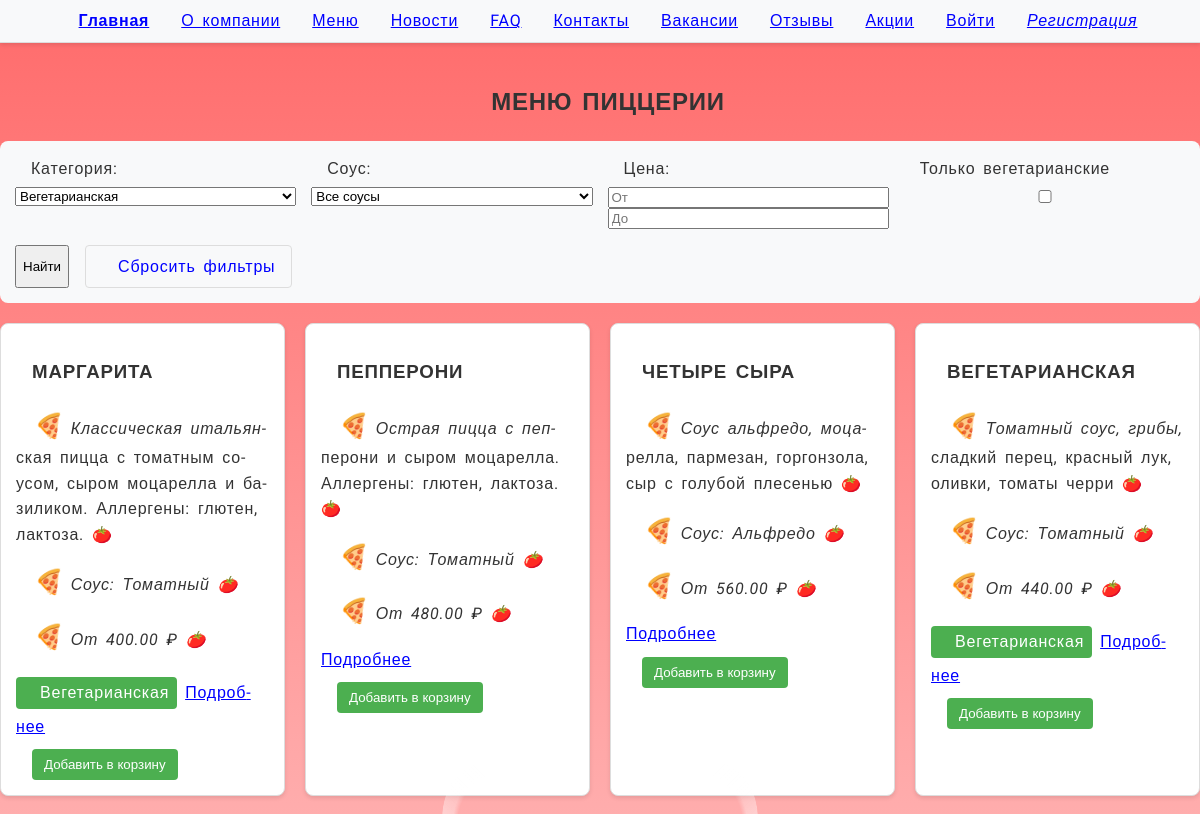
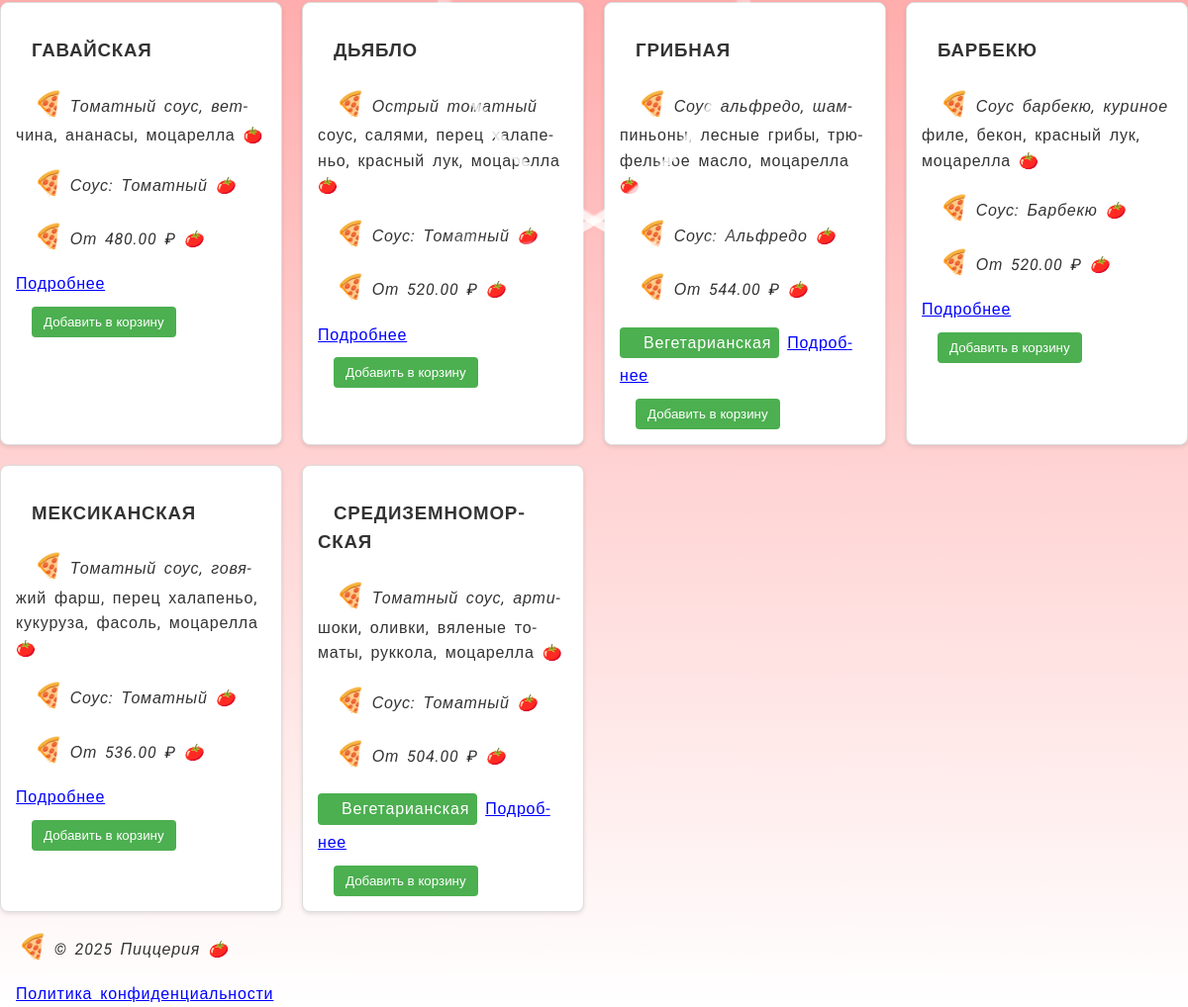
The app's page /menu/ with its own data (2 pictures, top to bottom).
### pizza/models.py (models this page shows, shortened)
class Pizza(models.Model):
    name = models.CharField(max_length=100, verbose_name="Название")
    description = models.TextField(verbose_name="Описание")
    category = models.ForeignKey(PizzaCategory, on_delete=models.SET_NULL, null=True, verbose_name="Категория")
    sauce = models.CharField(max_length=100, verbose_name="Соус")
    is_vegan = models.BooleanField(default=False, verbose_name="Вегетарианская")
    ingredients = models.ManyToManyField(Ingredient, verbose_name="Ингредиенты")
    allergens = models.ManyToManyField(Allergen, verbose_name="Аллергены")
    available_sizes = models.ManyToManyField(PizzaSize, through='PizzaPricing', verbose_name="Доступные размеры")
    image = models.ImageField(upload_to='pizzas/', null=True, blank=True, verbose_name="Изображение")  # добавлено поле для фото
    def get_base_price(self):
        pricing = self.pizzapricing_set.order_by('price').first()
        return pricing.price if pricing else None

class PizzaPricing(models.Model):
    pizza = models.ForeignKey(Pizza, on_delete=models.CASCADE)
    size = models.ForeignKey(PizzaSize, on_delete=models.CASCADE)
    price = models.DecimalField(max_digits=6, decimal_places=2, verbose_name="Цена")
    class Meta:
        unique_together = ('pizza', 'size')

### pizza/views.py (the view)
# urls.py: path('menu/', MenuView.as_view(), name='menu'),
class MenuView(ListView):
    model = Pizza
    template_name = 'pizza/menu.html'
    context_object_name = 'pizzas'
    def get_queryset(self):
        queryset = Pizza.objects.all()
        category = self.request.GET.get('category')
        sauce = self.request.GET.get('sauce')
        is_vegan = self.request.GET.get('is_vegan')
        min_price = self.request.GET.get('min_price')
        max_price = self.request.GET.get('max_price')
        if category:
            queryset = queryset.filter(category_id=category)
        if sauce:
            queryset = queryset.filter(sauce=sauce)
        if is_vegan:
            queryset = queryset.filter(is_vegan=True)
        if min_price:
            queryset = queryset.filter(pizzapricing__price__gte=min_price)
        if max_price:
            queryset = queryset.filter(pizzapricing__price__lte=max_price)
        logger.debug(f'Menu filter params: category={category}, sauce={sauce}, is_vegan={is_vegan}, price={min_price}-{max_price}')
        return queryset.distinct()
    def get_context_data(self, **kwargs):
        context = super().get_context_data(**kwargs)
        context['categories'] = PizzaCategory.objects.all()
        context['sauces'] = Pizza.objects.values_list('sauce', flat=True).distinct()
        context['selected_category'] = self.request.GET.get('category')
        context['selected_sauce'] = self.request.GET.get('sauce')
        context['is_vegan'] = self.request.GET.get('is_vegan')
        context['min_price'] = self.request.GET.get('min_price')
        context['max_price'] = self.request.GET.get('max_price')
        return context

### pizza/templates/pizza/menu.html (shortened to what this page needs)
{% extends 'pizza/base.html' %}
{% load static %}
{% block content %}
<div class="container">
    <h2>Меню пиццерии</h2>
    <form method="get" class="filter-form">
        <div class="filters">
            <div class="filter-group">
                <label>Категория:</label>
                <select name="category">
                    <option value=""selected>Вегетарианская</option>
                </select>
            </div>
            <div class="filter-group">
                <label>Соус:</label>
                <select name="sauce">
                    <option value="">Все соусы</option>
                </select>
            </div>
            <div class="filter-group">
                <label>Цена:</label>
                <input type="number" name="min_price" placeholder="От" value="{{ min_price }}">
                <input type="number" name="max_price" placeholder="До" value="{{ max_price }}">
            </div>
            <div class="filter-group">
                <label>Только вегетарианские</label>
                <input type="checkbox" name="is_vegan" {% if is_vegan %}checked{% endif %}>
            </div>
        </div>
        <div class="submit-group">
            <button type="submit">Найти</button>
            <a href="{% url 'pizza:menu' %}" class="reset-button">Сбросить фильтры</a>
        </div>
    </form>
    <div class="pizza-grid">
        {% for pizza in pizzas %}
        <div class="pizza-card">
            <h3>{{ pizza.name }}</h3>
            <p>{{ pizza.description }}</p>
            <p>Соус: {{ pizza.sauce }}</p>
            <p>От {{ pizza.get_base_price|floatformat:2 }} ₽</p>
            {% if pizza.is_vegan %}
            <span class="vegan-badge">Вегетарианская</span>
            {% endif %}
            <a href="{% url 'pizza:pizza_detail' pizza.id %}">Подробнее</a>
            <form method="post" action="{% url 'pizza:add_to_cart' pizza.id %}">
                <button type="submit" class="cart-btn cart-btn-add">Добавить в корзину</button>
            </form>
        </div>
        {% empty %}
        <p>Пиццы не найдены</p>
        {% endfor %}
    </div>
</div>
{% endblock %}

### static/style.css (style rules this page uses)
body { font-family: 'Roboto', Arial, sans-serif; background: linear-gradient(to bottom, #ff6b6b, #ffffff); margin: 0; padding: 0; color: #333; line-height: 1.6; text-indent: 1em; word-spacing: 0.2em; letter-spacing: 0.05em; hyphens: auto; }
h1, h2, h3 { text-transform: uppercase; font-kerning: normal; font-variant: small-caps; }
a:link { color: blue; }
p::first-letter { font-size: 150%; color: #ff6b6b; }
p::first-line { font-style: italic; }
p::before { content: "🍕 "; }
p::after { content: " 🍅"; }
@media (min-width: 1024px) { body { font-size: 16px; } }
.banners-grid, .partners-grid, .pizza-grid { display: grid; grid-template-columns: repeat(auto-fit, minmax(250px, 1fr)); gap: 20px; padding: 0; list-style: none; }
.cart-btn, .nav-switcher button, .filter-form button { transition: all 0.3s ease; }
h2 { color: #333; text-align: center; margin: 40px 0 20px; }
.cart-btn { padding: 8px 12px; border: none; border-radius: 4px; cursor: pointer; font-weight: 500; transition: background 0.2s; }

### pizza/templates/pizza/menu.html (style rules this page uses)
.filter-form { margin-bottom: 20px; padding: 15px; background: #f8f9fa; border-radius: 8px; }
.filters { display: grid; grid-template-columns: repeat(auto-fit, minmax(200px, 1fr)); gap: 15px; }
.filter-group { display: flex; flex-direction: column; }
.filter-group label { margin-bottom: 5px; }
.pizza-grid { display: grid; grid-template-columns: repeat(auto-fill, minmax(250px, 1fr)); gap: 20px; }
.pizza-card { padding: 15px; border: 1px solid #ddd; border-radius: 8px; background: #fff; box-shadow: 0 2px 4px rgba(0,0,0,0.1); }
.vegan-badge { background: #4CAF50; color: white; padding: 3px 8px; border-radius: 4px; display: inline-block; margin: 5px 0; }
.submit-group { margin-top: 1rem; display: flex; gap: 1rem; }
.reset-button { padding: 0.5rem 1rem; background: #f8f9fa; border: 1px solid #ddd; border-radius: 4px; text-decoration: none; color: #666; }
.cart-btn { padding: 8px 12px; border: none; border-radius: 4px; cursor: pointer; font-weight: 500; transition: background 0.2s; }
.cart-btn-add { background: #4CAF50; color: white; margin-top: 10px; }

### records on screen
Pizza: name "МАРГАРИТА", description "Классическая итальянская пицца с томатным соусом, сыром моцарелла и базиликом. Аллергены: глютен, лактоза.", sauce "Томатный", get_base_price "400.00", is_vegan "Вегетарианская"
Pizza: name "ПЕППЕРОНИ", description "Острая пицца с пепперони и сыром моцарелла. Аллергены: глютен, лактоза.", sauce "Томатный", get_base_price "480.00"
Pizza: name "ЧЕТЫРЕ СЫРА", description "Соус альфредо, моцарелла, пармезан, горгонзола, сыр с голубой плесенью", sauce "Альфредо", get_base_price "560.00"
Pizza: name "ВЕГЕТАРИАНСКАЯ", description "Томатный соус, грибы, сладкий перец, красный лук, оливки, томаты черри", sauce "Томатный", get_base_price "440.00", is_vegan "Вегетарианская"
Pizza: name "ГАВАЙСКАЯ", description "Томатный соус, ветчина, ананасы, моцарелла", sauce "Томатный", get_base_price "480.00"
Pizza: name "ДЬЯБЛО", description "Острый томатный соус, салями, перец халапеньо, красный лук, моцарелла", sauce "Томатный", get_base_price "520.00"
Pizza: name "ГРИБНАЯ", description "Соус альфредо, шампиньоны, лесные грибы, трюфельное масло, моцарелла", sauce "Альфредо", get_base_price "544.00", is_vegan "Вегетарианская"
Pizza: name "БАРБЕКЮ", description "Соус барбекю, куриное филе, бекон, красный лук, моцарелла", sauce "Барбекю", get_base_price "520.00"
Pizza: name "МЕКСИКАНСКАЯ", description "Томатный соус, говяжий фарш, перец халапеньо, кукуруза, фасоль, моцарелла", sauce "Томатный", get_base_price "536.00"
Pizza: name "СРЕДИЗЕМНОМОРСКАЯ", description "Томатный соус, артишоки, оливки, вяленые томаты, руккола, моцарелла", sauce "Томатный", get_base_price "504.00", is_vegan "Вегетарианская"
